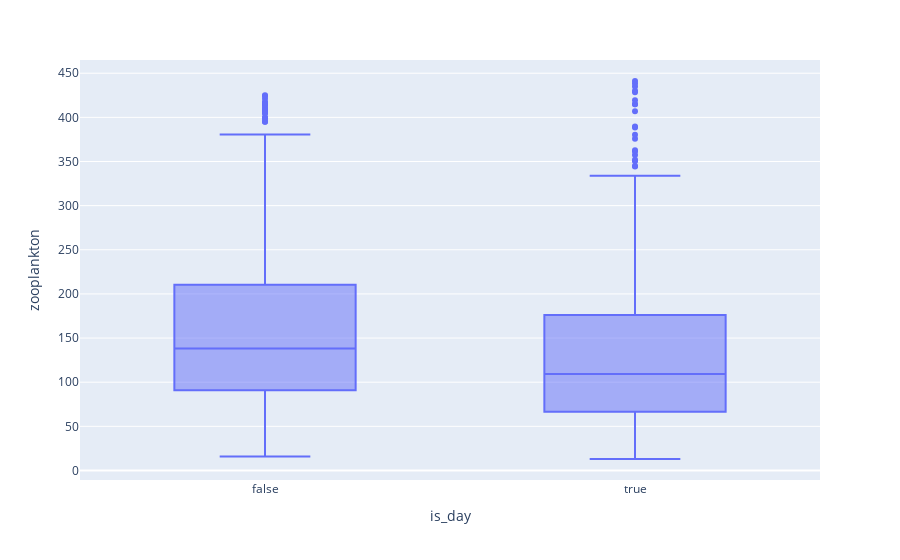

Write notebook code for a chart like this one.
### Code cell
px.box(test.reset_index(), x="is_day", y="zooplankton")

### Figure 1 — Plotly figure (JSON) as saved in the notebook; plotly's stock layout.template omitted (floating-point values rounded to 4 significant figures; data arrays with more than 128 entries replaced by an {"elided": "..."} marker saying what was removed)
{"data": [{"alignmentgroup": "True", "hovertemplate": "is_day=%{x}<br>zooplankton=%{y}<extra></extra>", "legendgroup": "", "marker": {"color": "#636efa"}, "name": "", "notched": false, "offsetgroup": "", "orientation": "v", "showlegend": false, "type": "box", "x": {"elided": "894 bool values"}, "x0": " ", "xaxis": "x", "y": {"elided": "894 float values"}, "y0": " ", "yaxis": "y"}], "layout": {"boxmode": "group", "legend": {"tracegroupgap": 0}, "margin": {"t": 60}, "xaxis": {"anchor": "y", "domain": [0, 1], "title": {"text": "is_day"}}, "yaxis": {"anchor": "x", "domain": [0, 1], "title": {"text": "zooplankton"}}}}
